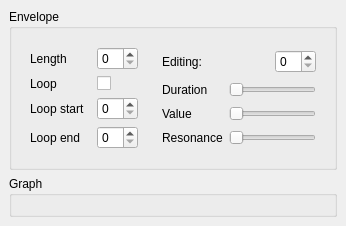
                 <widget class="QWidget" name="tab_4" >
                  <attribute name="title" >
                   <string>Filter</string>
                  </attribute>
                  <layout class="QVBoxLayout" >
                   <property name="spacing" >
                    <number>6</number>
                   </property>
                   <property name="margin" >
                    <number>9</number>
                   </property>
                   <item>
                    <widget class="QGroupBox" name="groupBox_12" >
                     <property name="sizePolicy" >
                      <sizepolicy vsizetype="Maximum" hsizetype="Preferred" >
                       <horstretch>0</horstretch>
                       <verstretch>0</verstretch>
                      </sizepolicy>
                     </property>
                     <property name="title" >
                      <string>Envelope</string>
                     </property>
                     <layout class="QHBoxLayout" >
                      <property name="spacing" >
                       <number>6</number>
                      </property>
                      <property name="margin" >
                       <number>9</number>
                      </property>
                      <item>
                       <widget class="QFrame" name="frame_12" >
                        <property name="frameShape" >
                         <enum>QFrame::NoFrame</enum>
                        </property>
                        <property name="frameShadow" >
                         <enum>QFrame::Raised</enum>
                        </property>
                        <property name="lineWidth" >
                         <number>1</number>
                        </property>
                        <layout class="QGridLayout" >
                         <property name="margin" >
                          <number>9</number>
                         </property>
                         <property name="spacing" >
                          <number>6</number>
                         </property>
                         <item row="1" column="0" colspan="2" >
                          <widget class="QLabel" name="label_54" >
                           <property name="text" >
                            <string>Loop</string>
                           </property>
                          </widget>
                         </item>
                         <item row="1" column="2" >
                          <widget class="QCheckBox" name="filter_env_loop_check" >
                           <property name="text" >
                            <string/>
                           </property>
                          </widget>
                         </item>
                         <item row="2" column="0" >
                          <widget class="QLabel" name="label_55" >
                           <property name="text" >
                            <string>Loop start</string>
                           </property>
                          </widget>
                         </item>
                         <item row="2" column="2" >
                          <widget class="QSpinBox" name="filter_env_loop_start_spin" >
                           <property name="sizePolicy" >
                            <sizepolicy vsizetype="Fixed" hsizetype="Maximum" >
                             <horstretch>0</horstretch>
                             <verstretch>0</verstretch>
                            </sizepolicy>
                           </property>
                          </widget>
                         </item>
                         <item row="3" column="0" >
                          <widget class="QLabel" name="label_56" >
                           <property name="text" >
                            <string>Loop end</string>
                           </property>
                          </widget>
                         </item>
                         <item row="3" column="2" >
                          <widget class="QSpinBox" name="filter_env_loop_stop_spin" >
                           <property name="sizePolicy" >
                            <sizepolicy vsizetype="Fixed" hsizetype="Maximum" >
                             <horstretch>0</horstretch>
                             <verstretch>0</verstretch>
                            </sizepolicy>
                           </property>
                          </widget>
                         </item>
                         <item row="0" column="0" >
                          <widget class="QLabel" name="label_57" >
                           <property name="text" >
                            <string>Length</string>
                           </property>
                          </widget>
                         </item>
                         <item row="0" column="2" >
                          <widget class="QSpinBox" name="filter_env_length_spin" >
                           <property name="sizePolicy" >
                            <sizepolicy vsizetype="Fixed" hsizetype="Maximum" >
                             <horstretch>0</horstretch>
                             <verstretch>0</verstretch>
                            </sizepolicy>
                           </property>
                          </widget>
                         </item>
                        </layout>
                       </widget>
                      </item>
                      <item>
                       <widget class="QFrame" name="frame_13" >
                        <property name="frameShape" >
                         <enum>QFrame::NoFrame</enum>
                        </property>
                        <property name="frameShadow" >
                         <enum>QFrame::Raised</enum>
                        </property>
                        <layout class="QGridLayout" >
                         <property name="margin" >
                          <number>9</number>
                         </property>
                         <property name="spacing" >
                          <number>6</number>
                         </property>
                         <item row="0" column="0" colspan="2" >
                          <widget class="QLabel" name="label_58" >
                           <property name="text" >
                            <string>Editing:</string>
                           </property>
                          </widget>
                         </item>
                         <item row="0" column="2" >
                          <layout class="QHBoxLayout" >
                           <property name="spacing" >
                            <number>6</number>
                           </property>
                           <property name="margin" >
                            <number>0</number>
                           </property>
                           <item>
                            <spacer>
                             <property name="orientation" >
                              <enum>Qt::Horizontal</enum>
                             </property>
                             <property name="sizeHint" stdset="0" >
                              <size>
                               <width>40</width>
                               <height>20</height>
                              </size>
                             </property>
                            </spacer>
                           </item>
                           <item>
                            <widget class="QSpinBox" name="filter_env_edit_spin" >
                             <property name="sizePolicy" >
                              <sizepolicy vsizetype="Fixed" hsizetype="Maximum" >
                               <horstretch>0</horstretch>
                               <verstretch>0</verstretch>
                              </sizepolicy>
                             </property>
                            </widget>
                           </item>
                          </layout>
                         </item>
                         <item row="1" column="1" colspan="2" >
                          <widget class="QSlider" name="filter_env_duration_slider" >
                           <property name="sizePolicy" >
                            <sizepolicy vsizetype="Fixed" hsizetype="Minimum" >
                             <horstretch>0</horstretch>
                             <verstretch>0</verstretch>
                            </sizepolicy>
                           </property>
                           <property name="minimum" >
                            <number>0</number>
                           </property>
                           <property name="maximum" >
                            <number>15</number>
                           </property>
                           <property name="orientation" >
                            <enum>Qt::Horizontal</enum>
                           </property>
                          </widget>
                         </item>
                         <item row="2" column="1" colspan="2" >
                          <widget class="QSlider" name="filter_env_value_slider" >
                           <property name="minimum" >
                            <number>0</number>
                           </property>
                           <property name="maximum" >
                            <number>255</number>
                           </property>
                           <property name="orientation" >
                            <enum>Qt::Horizontal</enum>
                           </property>
                          </widget>
                         </item>
                         <item row="2" column="0" >
                          <widget class="QLabel" name="label_59" >
                           <property name="text" >
                            <string>Value</string>
                           </property>
                          </widget>
                         </item>
                         <item row="1" column="0" >
                          <widget class="QLabel" name="label_60" >
                           <property name="text" >
                            <string>Duration</string>
                           </property>
                          </widget>
                         </item>
                         <item row="3" column="1" colspan="2" >
                          <widget class="QSlider" name="filter_env_resonance_slider" >
                           <property name="maximum" >
                            <number>15</number>
                           </property>
                           <property name="orientation" >
                            <enum>Qt::Horizontal</enum>
                           </property>
                          </widget>
                         </item>
                         <item row="3" column="0" >
                          <widget class="QLabel" name="label_28" >
                           <property name="text" >
                            <string>Resonance</string>
                           </property>
                          </widget>
                         </item>
                        </layout>
                       </widget>
                      </item>
                     </layout>
                    </widget>
                   </item>
                   <item>
                    <widget class="QGroupBox" name="groupBox_13" >
                     <property name="title" >
                      <string>Graph</string>
                     </property>
                     <layout class="QVBoxLayout" >
                      <property name="spacing" >
                       <number>6</number>
                      </property>
                      <property name="margin" >
                       <number>9</number>
                      </property>
                      <item>
                       <widget class="Mapprox::VolumeGraphWidget" native="1" name="filter_graph" />
                      </item>
                     </layout>
                    </widget>
                   </item>
                  </layout>
                 </widget>
